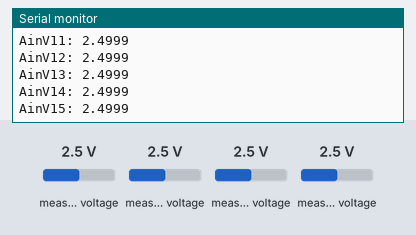
Bench run of a sketch on a simulated ESP32. On the bench: the last lines printed to the serial monitor. The inputs (shaded band) are chosen by the test bench; at power-on: measured voltage 2.5 V.

Above: at 1.2 s.
1.3 s: measured voltage (sensor 200) set to 0.1 V
2.8 s: measured voltage (sensor 201) set to 0.1 V
At 4.2 s:
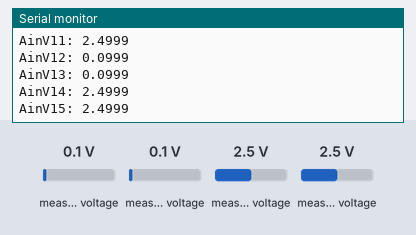
4.3 s: measured voltage (sensor 202) set to 0.1 V
At 5.6 s:
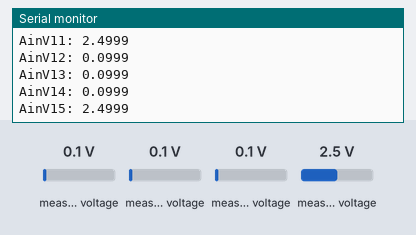
5.8 s: measured voltage (sensor 203) set to 0.1 V
At 7.0 s:
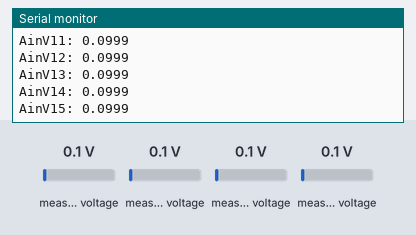
7.3 s: measured voltage (sensor 200) set to 1.2 V
8.8 s: measured voltage (sensor 201) set to 1.2 V
At 10.6 s:
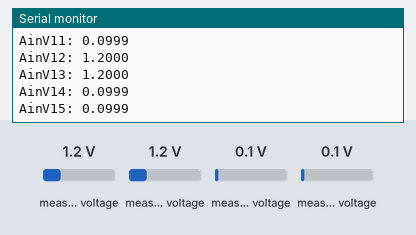
Timing chart, 0 to 11.3 s (numbered marks = the images above; inputs shaded):
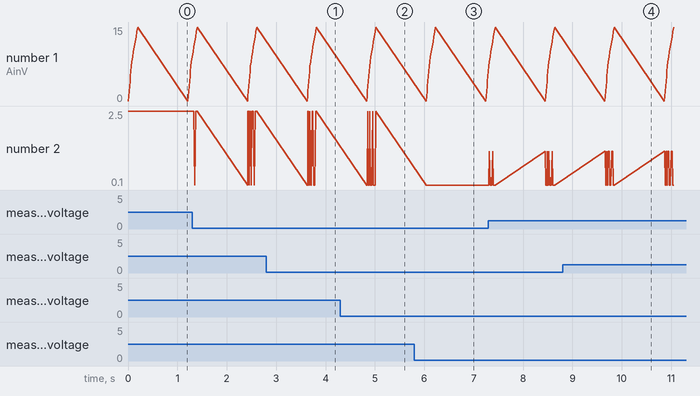

Measured:
- after the input at 2.8 s, the serial monitor: prints a new line after 0.84 s (image 1)
- after the input at 4.3 s, the serial monitor: prints a new line after 0.55 s (image 2)
- after the input at 5.8 s, the serial monitor: prints a new line after 0.26 s (image 3)
- after the input at 8.8 s, the serial monitor: prints a new line after 0.87 s (image 4)

The sketch:

esp32_ads1115_4chip_function.ino
```cpp
#include <Wire.h>
#include <Adafruit_ADS1015.h>

// This is an funciton for Esp32 to connect 4 ads1115 chips and read each
// chip to get each channel's input.

void setup(void)
{
  Serial.begin(9600);
}

void loop(void){
  ADS1115();
}

void ADS1115(void)
{

 double AinV[16];
 double gainFactor = 0.0001875;
 int I2C_address = 0x48;

 for (int j = 0; j < 4; j++){
   I2C_address = I2C_address + j;
   Adafruit_ADS1115 ads(I2C_address);  /* Use this for the 16-bit version */
   ads.begin();

   int16_t adcRaw;

   for(int i = 0; i < 4; i ++){
     adcRaw = ads.readADC_SingleEnded(i);
     if (adcRaw < 0) {adcRaw = 0;}
     AinV[i+j*4] = gainFactor * adcRaw;
     Serial.print("AinV"); Serial.print(i+j*4); Serial.print(": ");Serial.println(AinV[i+j*4], 4);

    }
   Serial.println("");
  }
  delay(1000);
}
```
